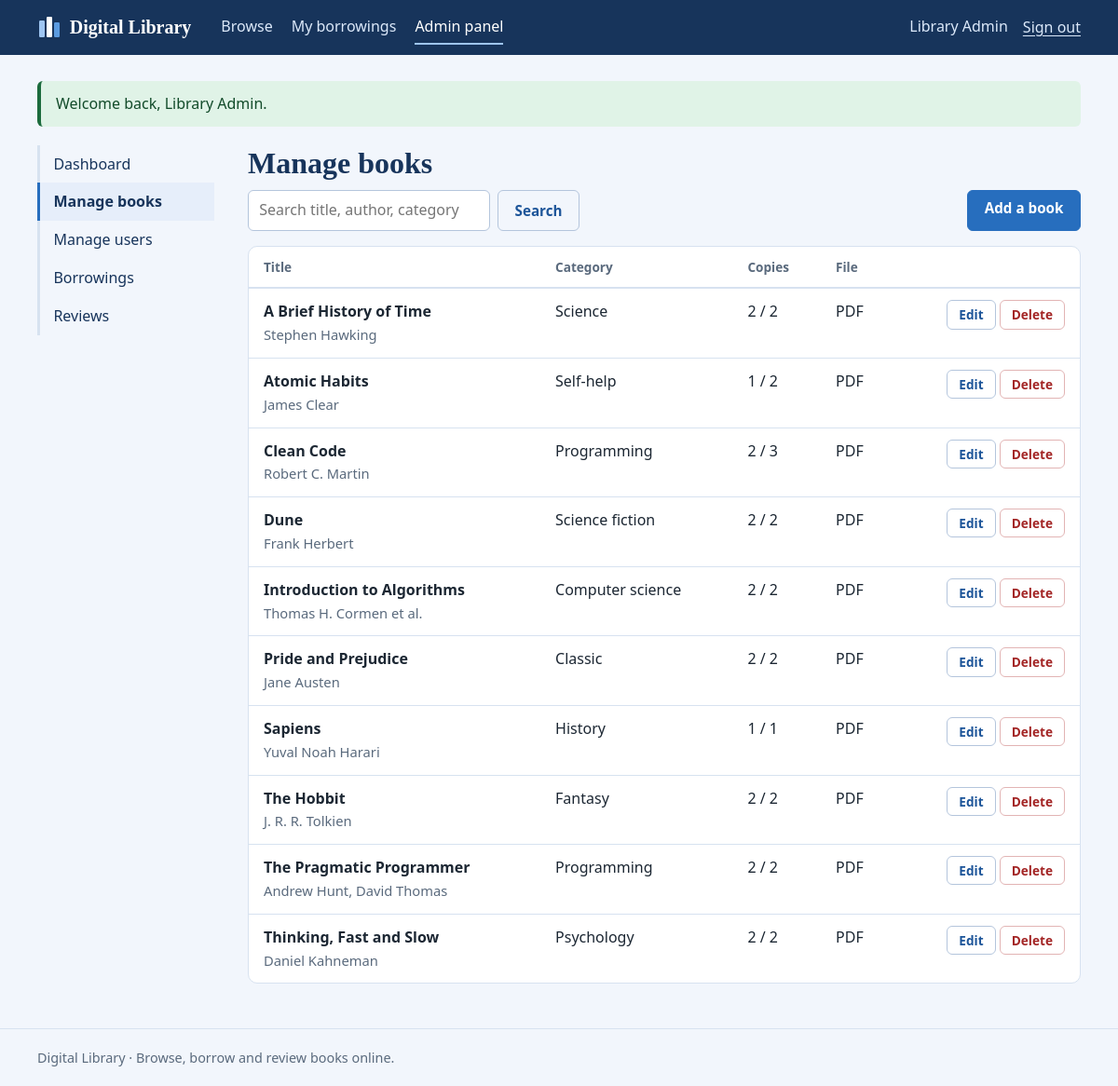
The app's page /admin/books.php (signed in) with its own data.
### tables this page shows
CREATE TABLE users (
    user_id       INT AUTO_INCREMENT PRIMARY KEY,
    name          VARCHAR(80)  NOT NULL,
    email         VARCHAR(120) NOT NULL UNIQUE,
    password_hash VARCHAR(255) NOT NULL,
    role          ENUM('user', 'admin') NOT NULL DEFAULT 'user',
    created_at    TIMESTAMP NOT NULL DEFAULT CURRENT_TIMESTAMP
);

CREATE TABLE books (
    book_id          INT AUTO_INCREMENT PRIMARY KEY,
    title            VARCHAR(150) NOT NULL,
    author           VARCHAR(100) NOT NULL,
    category         VARCHAR(60),
    description      TEXT,
    file_path        VARCHAR(255),                  
    total_copies     INT NOT NULL DEFAULT 1,        
    available_copies INT NOT NULL DEFAULT 1,        
    created_at       TIMESTAMP NOT NULL DEFAULT CURRENT_TIMESTAMP,
    CONSTRAINT chk_copies CHECK (total_copies >= 0 AND available_copies >= 0 AND available_copies <= total_copies),
    INDEX idx_title (title),
    INDEX idx_author (author),
    INDEX idx_category (category)
);

### includes/functions.php (called while the page is built, shortened)
<?php
function e($value): string
{
    return htmlspecialchars((string) $value, ENT_QUOTES | ENT_SUBSTITUTE, 'UTF-8');
}
function url(string $path = ''): string
{
    return BASE_URL . '/' . ltrim($path, '/');
}
function take_flashes(): array
{
    $f = $_SESSION['flash'] ?? [];
    return $f;
}

### includes/db.php (called while the page is built, shortened)
<?php
function db(): mysqli
{
    static $conn = null;
    if ($conn === null) {
        try {
            $conn = mysqli_connect(DB_HOST, DB_USER, DB_PASS, DB_NAME, DB_PORT);
            mysqli_set_charset($conn, 'utf8mb4');
        } catch (mysqli_sql_exception $e) {
            error_log('DB connection failed: ' . $e->getMessage());
            http_response_code(500);
            exit('The library database is unavailable. Check config.php and make sure MySQL is running.');
        }
    }
    return $conn;
}
function q(string $sql, string $types = '', array $params = []): mysqli_stmt
{
    $stmt = mysqli_prepare(db(), $sql);
    if ($types !== '') {
        mysqli_stmt_bind_param($stmt, $types, ...$params);
    }
    mysqli_stmt_execute($stmt);
    return $stmt;
}
function fetch_all(string $sql, string $types = '', array $params = []): array
{
    $stmt = q($sql, $types, $params);
    $rows = mysqli_fetch_all(mysqli_stmt_get_result($stmt), MYSQLI_ASSOC);
    return $rows;
}
function fetch_one(string $sql, string $types = '', array $params = []): ?array
{
    return fetch_all($sql, $types, $params)[0] ?? null;
}

### includes/auth.php (called while the page is built, shortened)
<?php
function current_user(): ?array
{
    static $user = false;
    if ($user === false) {
        $user = null;
        if (!empty($_SESSION['uid'])) {
            $user = fetch_one('SELECT user_id, name, email, role FROM users WHERE user_id = ?', 'i', [(int) $_SESSION['uid']]);
        }
    }
    return $user;
}
function require_login(): array
{
    $u = current_user();
    return $u;
}
function require_admin(): array
{
    $u = require_login();
    return $u;
}

### admin/books.php (the view, shortened to what this page needs)
<?php
require_admin();
$term = trim((string) ($_GET['q'] ?? ''));
$like = '%' . addcslashes($term, '%_\\') . '%';
$books = $term === ''
    ? fetch_all('SELECT * FROM books ORDER BY title')
    : fetch_all('SELECT * FROM books WHERE title LIKE ? OR author LIKE ? OR category LIKE ? ORDER BY title', 'sss', [$like, $like, $like]);
admin_header('Manage books', 'books');
?>
<div class="toolbar">
  <form method="get" role="search" class="inline"><label class="sr" for="q">Search books</label>
    <input id="q" type="search" name="q" value="<?= e($term) ?>" placeholder="Search title, author, category">
    <button class="btn ghost" type="submit">Search</button></form>
  <a class="btn" href="<?= e(url('admin/book_form.php')) ?>">Add a book</a>
</div>
<?php if (!$books): ?><p class="empty">No books found.</p><?php else: ?>
<div class="table-wrap"><table>
  <thead><tr><th>Title</th><th>Category</th><th>Copies</th><th>File</th><th><span class="sr">Actions</span></th></tr></thead>
  <tbody><?php foreach ($books as $b): ?>
    <tr>
      <td><strong><?= e($b['title']) ?></strong><br><span class="muted"><?= e($b['author']) ?></span></td>
      <td><?= e($b['category']) ?></td>
      <td><?= (int) $b['available_copies'] ?> / <?= (int) $b['total_copies'] ?></td>
      <td><?= $b['file_path'] ? strtoupper(pathinfo($b['file_path'], PATHINFO_EXTENSION)) : '<span class="muted">None</span>' ?></td>
      <td class="actions">
        <a class="btn ghost small" href="<?= e(url('admin/book_form.php?id=' . $b['book_id'])) ?>">Edit</a>
        <form method="post" data-confirm="Delete “<?= e($b['title']) ?>”? This also removes its reviews and loan history."><?= csrf_field() ?>
          <button class="btn danger small" type="submit">Delete</button></form>
      </td>
    </tr>
  <?php endforeach; ?></tbody>
</table></div>
<?php endif;
admin_footer();

### includes/layout.php (shortened to what this page needs)
<?php
function page_header(string $title, string $active = ''): void
{
    $user = current_user();
    $nav = [
        'browse'    => ['books.php', 'Browse'],
        'borrowing' => ['my_borrowings.php', 'My borrowings'],
    ];
    if ($user && $user['role'] === 'admin') {
        $nav['admin'] = ['admin/index.php', 'Admin panel'];
    }
    ?><!DOCTYPE html>
<html lang="en">
<head>
<link rel="stylesheet" href="<?= e(url('assets/style.css')) ?>">
</head>
<body>
<header class="site-header">
  <div class="bar">
    <a class="brand" href="<?= e(url('index.php')) ?>">
      <svg width="26" height="26" viewBox="0 0 26 26" aria-hidden="true"><rect x="2" y="6" width="6" height="18" rx="1.2" fill="#9ec5f2"/><rect x="10" y="2" width="6" height="22" rx="1.2" fill="#fff"/><rect x="18" y="8" width="6" height="16" rx="1.2" fill="#5b9be0"/></svg>
      Digital Library
    </a>
    <nav aria-label="Main">
      <?php foreach ($nav as $key => [$href, $label]): ?>
        <a href="<?= e(url($href)) ?>"<?= $key === $active ? ' class="current" aria-current="page"' : '' ?>><?= e($label) ?></a>
      <?php endforeach; ?>
    </nav>
    <div class="account">
      <?php if ($user): ?>
        <span class="who"><?= e($user['name']) ?></span>
        <form method="post" action="<?= e(url('logout.php')) ?>"><?= csrf_field() ?><button class="link-btn" type="submit">Sign out</button></form>
      <?php else: ?>
        <a href="<?= e(url('login.php')) ?>">Sign in</a>
        <a class="pill" href="<?= e(url('register.php')) ?>">Create account</a>
      <?php endif; ?>
    </div>
  </div>
</header>
<main id="main" class="container">
<?php foreach (take_flashes() as $f): ?>
  <div class="flash <?= e($f['type']) ?>" role="<?= $f['type'] === 'error' ? 'alert' : 'status' ?>"><?= e($f['message']) ?></div>
<?php endforeach;
}
function page_footer(): void
{
    ?>
</main>
<footer class="site-footer">
  <div class="container">Digital Library · Browse, borrow and review books online.</div>
</footer>
</body>
</html>
<?php
}
function admin_header(string $title, string $active): void
{
    $links = [
        'dashboard'  => ['admin/index.php', 'Dashboard'],
        'books'      => ['admin/books.php', 'Manage books'],
        'users'      => ['admin/users.php', 'Manage users'],
        'borrowings' => ['admin/borrowings.php', 'Borrowings'],
        'reviews'    => ['admin/reviews.php', 'Reviews'],
    ];
    page_header($title, 'admin');
    echo '<div class="admin"><aside class="admin-side"><nav aria-label="Admin">';
    foreach ($links as $key => [$href, $label]) {
        echo '<a href="' . e(url($href)) . '"' . ($key === $active ? ' class="current" aria-current="page"' : '') . '>' . e($label) . '</a>';
    }
    echo '</nav></aside><section class="admin-main"><h1>' . e($title) . '</h1>';
}
function admin_footer(): void
{
    echo '</section></div>';
    page_footer();
}

### assets/style.css (style rules this page uses)
:root { --ink: #17345b; --blue: #276ebe; --blue-dark: #1d5599; --sky: #9ec5f2; --paper: #f2f6fc; --card: #ffffff; --line: #d7e2f0; --field: #b4c5dc; --text: #1c2733; --muted: #5a6a7d; --ok: #1c6b3d; --ok-bg: #e0f3e7; --warn: #7d5200; --warn-bg: #fcefcf; --bad: #a32525; --bad-bg: #fbe4e4; --serif: "Iowan Old Style", "Palatino Linotype", Palatino, Georgia, serif; --sans: system-ui, -apple-system, "Segoe UI", Roboto, Arial, sans-serif; }
* { box-sizing: border-box; }
html { -webkit-text-size-adjust: 100%; }
body { margin: 0; font: 16px/1.55 var(--sans); color: var(--text); background: var(--paper); min-height: 100vh; display: flex; flex-direction: column; }
main { flex: 1; }
h1, h2, h3 { font-family: var(--serif); color: var(--ink); line-height: 1.2; margin: 0 0 .6rem; }
h1 { font-size: 2rem; }
a { color: var(--blue-dark); }
.container { width: min(1120px, 100% - 2.5rem); margin-inline: auto; padding-block: 1.75rem 3rem; }
.muted { color: var(--muted); font-size: .92em; }
.site-header { background: var(--ink); color: #fff; }
.site-header .bar { width: min(1120px, 100% - 2.5rem); margin-inline: auto; display: flex; align-items: center; gap: 1.5rem; flex-wrap: wrap; padding-block: .7rem; }
.brand { display: flex; align-items: center; gap: .55rem; color: #fff; text-decoration: none; font: 700 1.25rem var(--serif); margin-right: .5rem; }
.site-header nav { display: flex; gap: 1.25rem; flex: 1; }
.site-header nav a, .account a, .account .who { color: #dce9fa; text-decoration: none; padding: .3rem 0; border-bottom: 2px solid transparent; }
.site-header nav a.current { color: #fff; border-bottom-color: var(--sky); }
.account { display: flex; align-items: center; gap: 1rem; }
.account form { margin: 0; }
.link-btn { background: none; border: 0; padding: .3rem 0; font: inherit; color: #dce9fa; cursor: pointer; text-decoration: underline; text-underline-offset: 3px; }
.site-footer { border-top: 1px solid var(--line); color: var(--muted); font-size: .9rem; }
.site-footer .container { padding-block: 1.2rem; }
.btn { display: inline-block; border: 1px solid var(--blue); background: var(--blue); color: #fff; padding: .55rem 1.1rem; border-radius: 6px; font: 600 .95rem var(--sans); text-decoration: none; cursor: pointer; text-align: center; }
.btn.ghost { background: transparent; color: var(--blue-dark); border-color: var(--field); }
.btn.danger { background: transparent; color: var(--bad); border-color: #e2b4b4; }
.btn.small { padding: .32rem .75rem; font-size: .85rem; }
.flash { padding: .75rem 1rem; border-radius: 6px; margin-bottom: 1.25rem; border-left: 4px solid; }
.flash.success { background: var(--ok-bg); border-color: var(--ok); color: #124b2a; }
input[type=text], input[type=email], input[type=password], input[type=search], input[type=number], select, textarea, input[type=file] { width: 100%; font: inherit; padding: .55rem .7rem; border: 1px solid var(--field); border-radius: 6px; background: #fff; color: var(--text); }
.toolbar { display: flex; justify-content: space-between; gap: 1rem; flex-wrap: wrap; margin-bottom: 1rem; }
form.inline { display: flex; gap: .5rem; }
form.inline input { width: 260px; max-width: 100%; }
.table-wrap { overflow-x: auto; background: var(--card); border: 1px solid var(--line); border-radius: 10px; }
table { width: 100%; border-collapse: collapse; }
th { text-align: left; font-size: .85rem; color: var(--muted); font-weight: 600; padding: .7rem 1rem; border-bottom: 2px solid var(--line); white-space: nowrap; }
td { padding: .75rem 1rem; border-bottom: 1px solid var(--line); vertical-align: top; }
tr:last-child td { border-bottom: 0; }
td.actions { white-space: nowrap; text-align: right; }
td.actions form { display: inline; margin: 0; }
td.actions > * { margin-left: .3rem; }
.admin { display: grid; grid-template-columns: 190px minmax(0, 1fr); gap: 2.25rem; }
.admin-side nav { display: flex; flex-direction: column; position: sticky; top: 1rem; }
.admin-side a { padding: .5rem .9rem; text-decoration: none; color: var(--ink); border-left: 3px solid var(--line); }
.admin-side a.current { border-left-color: var(--blue); background: #e6eefa; font-weight: 600; }

### records on screen
users: name "Library Admin"
books: title "A Brief History of Time", author "Stephen Hawking", category "Science", available_copies "2", total_copies "2", file_path "PDF"
books: title "Atomic Habits", author "James Clear", category "Self-help", available_copies "1", total_copies "2", file_path "PDF"
books: title "Clean Code", author "Robert C. Martin", category "Programming", available_copies "2", total_copies "3", file_path "PDF"
books: title "Dune", author "Frank Herbert", category "Science fiction", available_copies "2", total_copies "2", file_path "PDF"
books: title "Introduction to Algorithms", author "Thomas H. Cormen et al.", category "Computer science", available_copies "2", total_copies "2", file_path "PDF"
books: title "Pride and Prejudice", author "Jane Austen", category "Classic", available_copies "2", total_copies "2", file_path "PDF"
books: title "Sapiens", author "Yuval Noah Harari", category "History", available_copies "1", total_copies "1", file_path "PDF"
books: title "The Hobbit", author "J. R. R. Tolkien", category "Fantasy", available_copies "2", total_copies "2", file_path "PDF"
books: title "The Pragmatic Programmer", author "Andrew Hunt, David Thomas", category "Programming", available_copies "2", total_copies "2", file_path "PDF"
books: title "Thinking, Fast and Slow", author "Daniel Kahneman", category "Psychology", available_copies "2", total_copies "2", file_path "PDF"

### other values on screen
$label "Browse"
$label "My borrowings"
$label "Admin panel"
$f['message'] "Welcome back, Library Admin."
$label "Dashboard"
$label "Manage books"
$label "Manage users"
$label "Borrowings"
$label "Reviews"
$title "Manage books"
